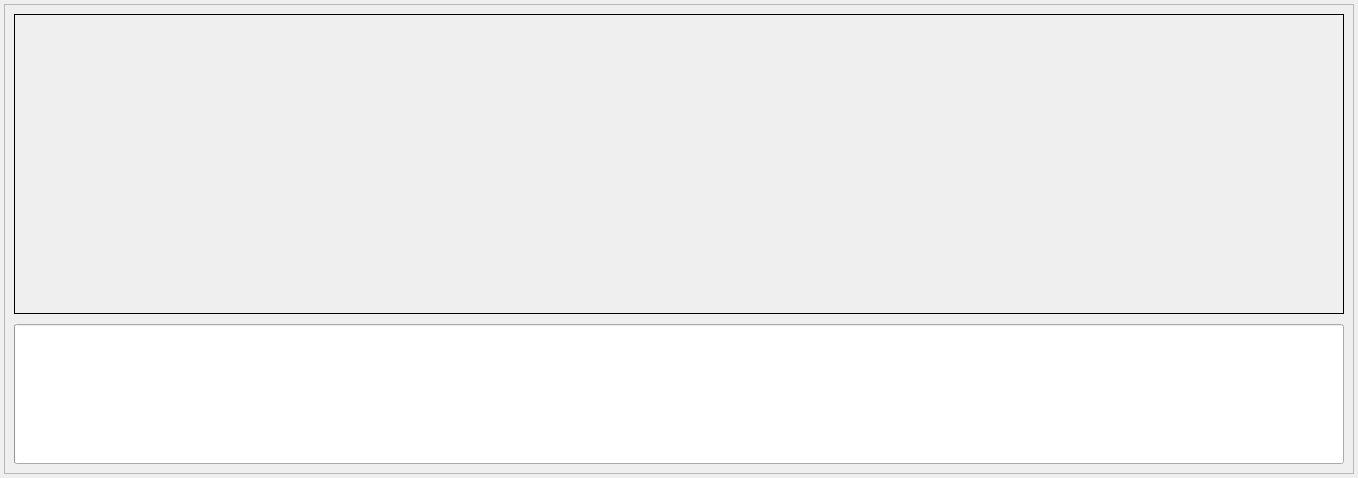
<?xml version="1.0" encoding="UTF-8"?>
<ui version="4.0">
 <class>DiskFormatProcessDialog1080p</class>
 <widget class="QDialog" name="DiskFormatProcessDialog1080p">
  <property name="geometry">
   <rect>
    <x>0</x>
    <y>0</y>
    <width>1358</width>
    <height>478</height>
   </rect>
  </property>
  <property name="windowTitle">
   <string>Dialog</string>
  </property>
  <widget class="QFrame" name="frame">
   <property name="geometry">
    <rect>
     <x>4</x>
     <y>4</y>
     <width>1350</width>
     <height>470</height>
    </rect>
   </property>
   <property name="frameShape">
    <enum>QFrame::StyledPanel</enum>
   </property>
   <property name="frameShadow">
    <enum>QFrame::Raised</enum>
   </property>
   <widget class="QLabel" name="labelStatus">
    <property name="geometry">
     <rect>
      <x>10</x>
      <y>10</y>
      <width>1330</width>
      <height>300</height>
     </rect>
    </property>
    <property name="frameShape">
     <enum>QFrame::Box</enum>
    </property>
    <property name="text">
     <string/>
    </property>
   </widget>
   <widget class="QProgressBar" name="diskformatProgressBar">
    <property name="geometry">
     <rect>
      <x>10</x>
      <y>320</y>
      <width>1330</width>
      <height>140</height>
     </rect>
    </property>
    <property name="alignment">
     <set>Qt::AlignCenter</set>
    </property>
   </widget>
  </widget>
 </widget>
 <resources/>
 <connections/>
</ui>
